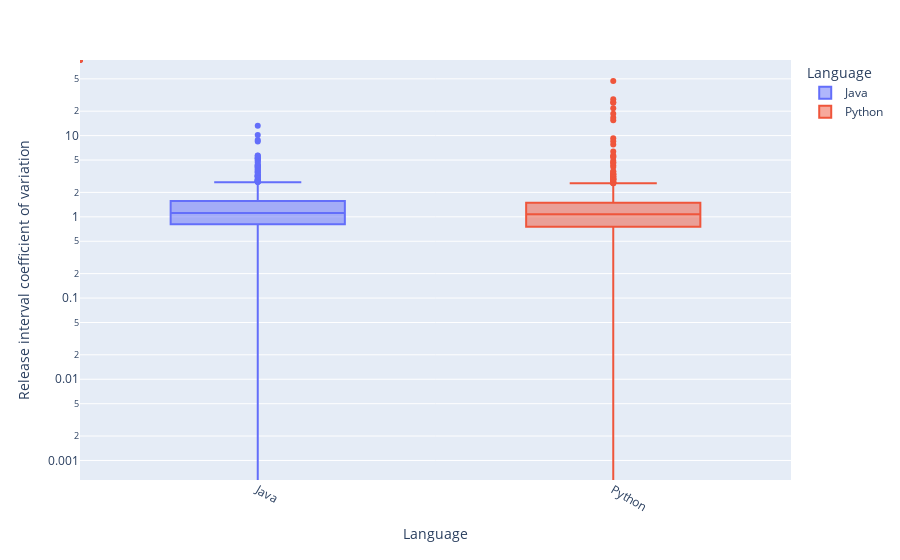

Source (notebook cell):
### Code cell
from plotly.express import box

fig = box(releases, x="language", y="release_dates_diffs_cv", color="language", 
          labels={"language": "Language", "release_dates_diffs_cv": "Release interval coefficient of variation"}, height=500, log_y=True)

fig.update_xaxes(tickangle=30)

fig.show()

### Figure 1 — Plotly figure (JSON) as saved in the notebook; plotly's stock layout.template omitted (floating-point values rounded to 4 significant figures; data arrays with more than 128 entries replaced by an {"elided": "..."} marker saying what was removed)
{"data": [{"alignmentgroup": "True", "hovertemplate": "Language=%{x}<br>Release interval coefficient of variation=%{y}<extra></extra>", "legendgroup": "Java", "marker": {"color": "#636efa"}, "name": "Java", "notched": false, "offsetgroup": "Java", "orientation": "v", "showlegend": true, "type": "box", "x": {"elided": "1053 str values"}, "x0": " ", "xaxis": "x", "y": {"elided": "1053 float values"}, "y0": " ", "yaxis": "y"}, {"alignmentgroup": "True", "hovertemplate": "Language=%{x}<br>Release interval coefficient of variation=%{y}<extra></extra>", "legendgroup": "Python", "marker": {"color": "#EF553B"}, "name": "Python", "notched": false, "offsetgroup": "Python", "orientation": "v", "showlegend": true, "type": "box", "x": {"elided": "1219 str values"}, "x0": " ", "xaxis": "x", "y": {"elided": "1219 float values"}, "y0": " ", "yaxis": "y"}], "layout": {"autosize": true, "boxmode": "overlay", "legend": {"title": {"text": "Language"}, "tracegroupgap": 0}, "margin": {"t": 60}, "xaxis": {"anchor": "y", "autorange": true, "categoryarray": ["Java", "Python"], "categoryorder": "array", "domain": [0, 1], "range": [-0.5, 1.5], "tickangle": 30, "title": {"text": "Language"}, "type": "category"}, "yaxis": {"anchor": "x", "autorange": true, "domain": [0, 1], "range": [-3.24, 1.931], "title": {"text": "Release interval coefficient of variation"}, "type": "log"}}}
